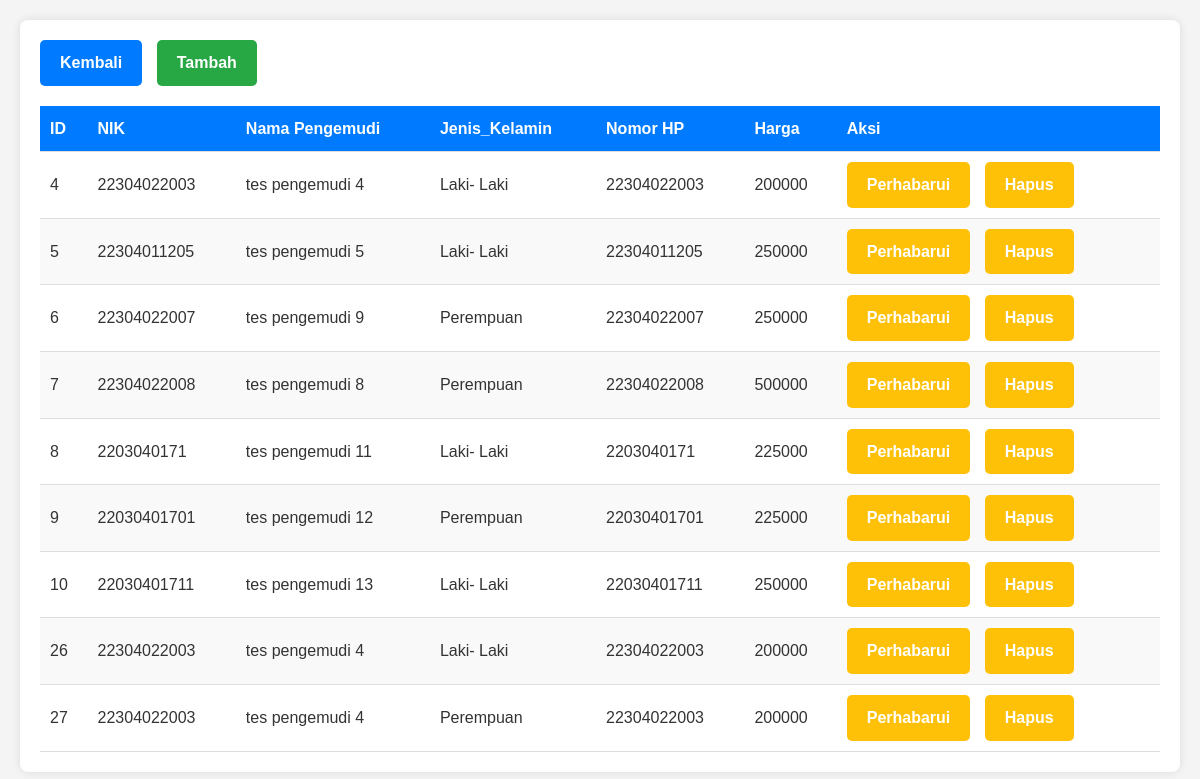
The app's page /supir.php with its own data.
### tables this page shows
CREATE TABLE `pengemudi` (
  `id_pengemudi` int(5) NOT NULL,
  `nik` varchar(20) NOT NULL,
  `nama_pengemudi` varchar(20) NOT NULL,
  `jenis_kelamin` varchar(20) NOT NULL,
  `nomor_telp` varchar(20) NOT NULL,
  `harga` varchar(30) NOT NULL
);

### supir.php (the view, shortened to what this page needs)
<?php
include("connection.php");
?>
<!DOCTYPE html>
<html lang="en">
<head>
    <link rel="stylesheet" href="css/supir.css">
</head>
<body>
    <div class="tablecontainer">
        <div class="button-main">
            <a class="btn btn-back" href="dashboard.php" role="button">Kembali</a>
            <a class="btn btn-add" href="addsupir.php" role="button">Tambah</a>
        </div>
        <table>
            <thead>
                <tr>
                    <th>ID</th>
                    <th>NIK</th>
                    <th>Nama Pengemudi</th>
                    <th>Jenis_Kelamin</th>
                    <th>Nomor HP</th>
                    <th>Harga</th>
                    <th>Aksi</th>
                </tr>
            </thead>
            <tbody>
            <?php
            $sql = "SELECT * FROM pengemudi";
            $stmt = $pdo->query($sql);
            while ($row = $stmt->fetch()) {
            ?>
                <tr>
                    <td><?php echo $row['id_pengemudi'];?></td>
                    <td><?php echo $row['nik']; ?></td>
                    <td><?php echo $row['nama_pengemudi']; ?></td>
                    <td><?php echo $row['jenis_kelamin']; ?></td>
                    <td><?php echo $row['nomor_telp']; ?></td>
                    <td><?php echo $row['harga']; ?></td>
                    <td>
                        <a class="btn btn-update" href="updatesupir.php?id=<?php echo $row['id_pengemudi'];?>" role="button">Perhabarui</a>
                        <a class="btn btn-update" href="hapussupir.php?id=<?php echo $row['id_pengemudi'];?>" role="button"  onclick="return confirm('Apakah Anda Yakin Untuk Menghapus Data');">Hapus</a>
                    </td>
                </tr>
            <?php } ?>
            </tbody>
        </table>
    </div>
</body>
</html>

### css/supir.css (style rules this page uses)
body, h1, h2, h3, p, table, a, form, input, select, button { margin: 0; padding: 0; border: 0; font-size: 100%; font-family: Arial, sans-serif; }
body { background-color: #f4f4f4; color: #333; line-height: 1.6; padding: 20px; }
.tablecontainer { max-width: 1200px; margin: 0 auto; background: #fff; padding: 20px; border-radius: 8px; box-shadow: 0 0 10px rgba(0, 0, 0, 0.1); }
.button-main { margin-bottom: 20px; }
.btn { display: inline-block; padding: 10px 20px; margin-right: 10px; border-radius: 5px; text-decoration: none; font-weight: bold; color: #fff; transition: background-color 0.3s ease; }
.btn-back { background-color: #007bff; }
.btn-add { background-color: #28a745; }
.btn-update { background-color: #ffc107; }
table { width: 100%; border-collapse: collapse; margin-top: 10px; }
th, td { padding: 10px; text-align: left; border-bottom: 1px solid #ddd; }
th { background-color: #007bff; color: #fff; }
tr:nth-child(even) { background-color: #f9f9f9; }

### records on screen
pengemudi: id_pengemudi "4", nik "22304022003", nama_pengemudi "tes pengemudi 4", jenis_kelamin "Laki- Laki", nomor_telp "22304022003", harga "200000"
pengemudi: id_pengemudi "5", nik "22304011205", nama_pengemudi "tes pengemudi 5", jenis_kelamin "Laki- Laki", nomor_telp "22304011205", harga "250000"
pengemudi: id_pengemudi "6", nik "22304022007", nama_pengemudi "tes pengemudi 9", jenis_kelamin "Perempuan", nomor_telp "22304022007", harga "250000"
pengemudi: id_pengemudi "7", nik "22304022008", nama_pengemudi "tes pengemudi 8", jenis_kelamin "Perempuan", nomor_telp "22304022008", harga "500000"
pengemudi: id_pengemudi "8", nik "2203040171", nama_pengemudi "tes pengemudi 11", jenis_kelamin "Laki- Laki", nomor_telp "2203040171", harga "225000"
pengemudi: id_pengemudi "9", nik "22030401701", nama_pengemudi "tes pengemudi 12", jenis_kelamin "Perempuan", nomor_telp "22030401701", harga "225000"
pengemudi: id_pengemudi "10", nik "22030401711", nama_pengemudi "tes pengemudi 13", jenis_kelamin "Laki- Laki", nomor_telp "22030401711", harga "250000"
pengemudi: id_pengemudi "26", nik "22304022003", nama_pengemudi "tes pengemudi 4", jenis_kelamin "Laki- Laki", nomor_telp "22304022003", harga "200000"
pengemudi: id_pengemudi "27", nik "22304022003", nama_pengemudi "tes pengemudi 4", jenis_kelamin "Perempuan", nomor_telp "22304022003", harga "200000"
